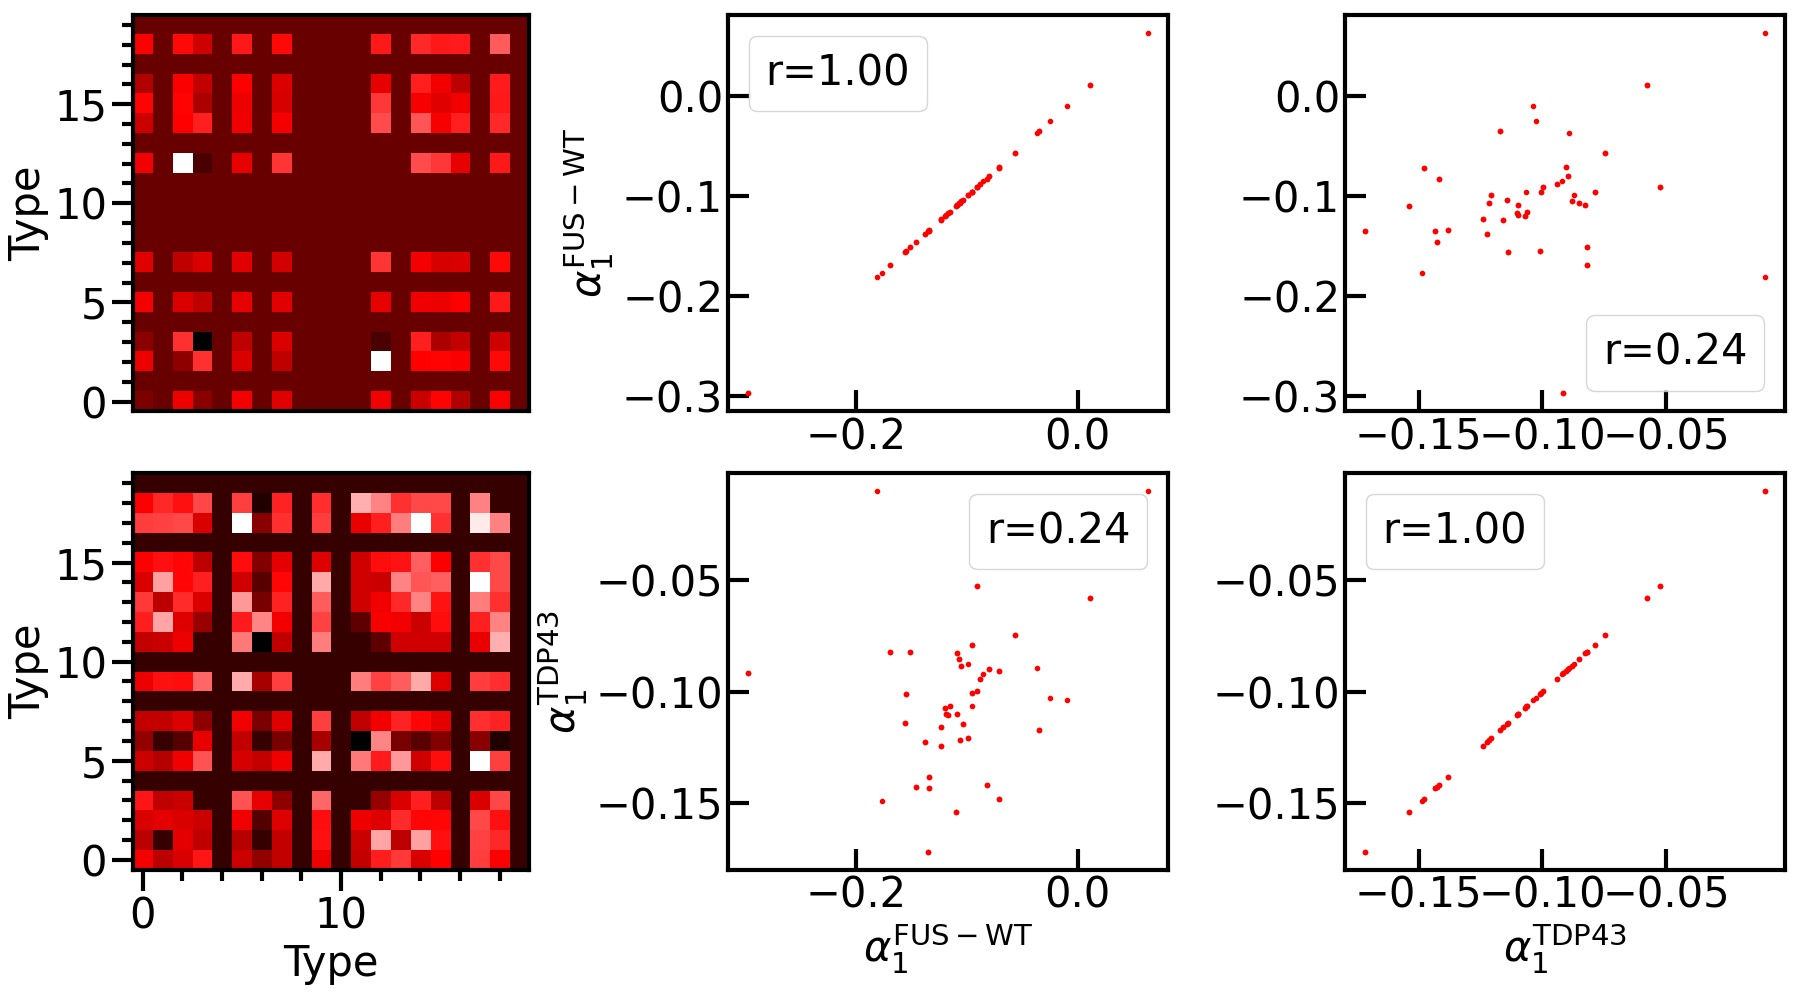

Generate this figure with Python:
import numpy as np
from scipy.spatial.distance import squareform,pdist
import matplotlib.pyplot as plt
from matplotlib import colors
from matplotlib.colors import LinearSegmentedColormap
from matplotlib.ticker import LogLocator,LogFormatter,AutoMinorLocator
from matplotlib.pyplot import MultipleLocator
import sys
sys.path.append('D:\\Work\\Code\\Functions')
sys.path.append('/hpc2hdd/home/cfeng593/opt/mypylib')
sys.path.append('/hpc2hdd/home/chu-amat/cbfengphy/functions')
from pyw import pyw

""""""
coefffile1='coeff_19/coeff_fus_wt.pyw'
coefffile2='coeff_18_tdp43/coeff_tdp43.pyw'
figname='coeff_tdp43'
res1=['A','R','N','D','C','Q','E','G','H','I','L','K','M','F','P','S','T','W','Y','V']
chrg=[0,1,0,-1,0,0,-1,0,0,0,0,1,0,0,0,0,0,0,0,0]
m=[71.08,156.20,114.10,115.10,103.10,128.10,129.10,57.05,137.10,113.20,113.20,128.20,131.20,147.20,97.12,87.08,101.10,186.20,163.20,99.07]
sgm=[5.04,6.56,5.68,5.58,5.48,6.02,5.92,4.50,6.08,6.18,6.18,6.36,6.18,6.36,5.56,5.18,5.62,6.78,6.46,5.86]
lmd=[0.602942,0.558824,0.588236,0.294119,0.64706,0.558824,0.0,0.57353,0.764707,0.705883,0.720589,0.382354,0.676471,0.82353,0.758824,0.588236,0.588236,1.0,0.897059,0.664707]
Nr=len(res1)
excl=[1,4,6,8,9,10,11,13,16,17,19]
Nr_=Nr-len(excl)

""""""
q=np.array(pyw(coefffile1,'Coefficient'))
nmo=len(q)
Coeff1=np.zeros((Nr,Nr,nmo))
for i in range(Nr):
    for j in range(Nr):
        for k in range(nmo):
            Coeff1[i,j,k]=q[k,i*Nr+j]

q=np.array(pyw(coefffile2,'Coefficient'))
nmo=len(q)
Coeff2=np.zeros((Nr,Nr,nmo))
for i in range(Nr):
    for j in range(Nr):
        for k in range(nmo):
            Coeff2[i,j,k]=q[k,i*Nr+j]

Coeff1_=np.zeros((Nr_,Nr_,nmo))
Coeff2_=np.zeros((Nr_,Nr_,nmo))
i_=0
for i in range(Nr):
    if i not in excl:
        j_=0
        for j in range(Nr):
            if j not in excl:
                Coeff1_[i_,j_,:]=Coeff1[i,j,:]
                Coeff2_[i_,j_,:]=Coeff2[i,j,:]
                j_+=1
        i_+=1

mat=np.zeros((2*nmo,Nr,Nr))
mat[:nmo]=Coeff1.transpose((2,0,1))
mat[nmo:]=Coeff2.transpose((2,0,1))
vec=np.zeros((2*nmo,Nr_**2))
vec[:nmo]=Coeff1_.transpose((2,0,1)).reshape(nmo,-1)
vec[nmo:]=Coeff2_.transpose((2,0,1)).reshape(nmo,-1)

CC=np.zeros((2*nmo,2*nmo))
for i in range(2*nmo):
    for j in range(2*nmo):
        CC[i,j]=np.corrcoef(vec[i],vec[j])[0,1]

""""""
fig,ax=plt.subplots(2*nmo,2*nmo+1,figsize=((2*nmo+1)*6,2*nmo*5))
wth=3
size=30
lenmaj=15
lenmin=8
lenbar=8
xtick=100
ytick=100

label=['$\\alpha_{%s}^\\mathrm{%s}$'%(i+1,'FUS-WT') for i in range(nmo)]+['$\\alpha_{%s}^\\mathrm{%s}$'%(i+1,'TDP43') for i in range(nmo)]

for i in range(2*nmo):
    color=[(1.0,1.0,1.0),(1.0,0.0,0.0),(0.0,0.0,0.0)]
    nodes=[0,1/2,1]
    cmap=LinearSegmentedColormap.from_list('custom_cmap',list(zip(nodes,color)))
    norm=colors.Normalize(vmin=np.min(mat[i]),vmax=np.max(mat[i]))
    img=ax[i,0].imshow(mat[i],cmap=cmap,norm=norm)
    ax[i,0].xaxis.set_minor_locator(MultipleLocator(xtick))
    ax[i,0].yaxis.set_minor_locator(MultipleLocator(ytick))
    ax[i,0].set_ylabel('Type',fontsize=size)
    if i==2*nmo-1:
        ax[i,0].set_xlabel('Type',fontsize=size)
    else:
        ax[i,0].set_xticks([],[])
    ax[i,0].invert_yaxis()
    ax[i,0].minorticks_on()
    ax[i,0].tick_params(axis='both',which='major',direction='out',width=wth,length=lenmaj,labelsize=size)
    ax[i,0].tick_params(axis='both',which='minor',direction='out',width=wth,length=lenmin,labelsize=size)
    for spine in ax[i,0].spines.values():
        spine.set_linewidth(wth)

for i in range(2*nmo):
    for j in range(2*nmo):
        ax[i,j+1].plot(vec[j],vec[i],'r.',linewidth=wth)
        ax[i,j+1].plot([],[],label=f'r={CC[i,j]:.2f}')
        ax[i,j+1].autoscale()
        ax[i,j+1].minorticks_on()
        ax[i,j+1].tick_params(axis='both',which='major',direction='in',width=wth,length=lenmaj,labelsize=size)
        ax[i,j+1].tick_params(axis='both',which='minor',direction='in',width=wth,length=0,labelsize=size)
        ax[i,j+1].xaxis.set_minor_locator(AutoMinorLocator(2))
        ax[i,j+1].yaxis.set_minor_locator(AutoMinorLocator(2))
        ax[i,j+1].spines['bottom'].set_linewidth(wth)
        ax[i,j+1].spines['top'].set_linewidth(wth)
        ax[i,j+1].spines['left'].set_linewidth(wth)
        ax[i,j+1].spines['right'].set_linewidth(wth)
        if i==2*nmo-1:
            ax[i,j+1].set_xlabel(f'{label[j]}',fontsize=size)
        if j==0:
            ax[i,j+1].set_ylabel(f'{label[i]}',fontsize=size)
        ax[i,j+1].legend(loc='best',handlelength=0.0,handletextpad=0.0,fontsize=size)

plt.tight_layout()
plt.savefig(f'{figname}.png',format='png')
plt.savefig(f'{figname}.pdf',format='pdf')
# plt.show()
